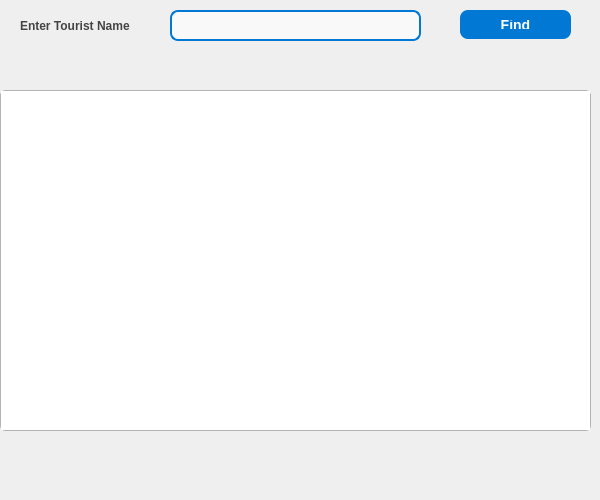
<?xml version="1.0" encoding="UTF-8"?>
<ui version="4.0">
 <class>FindTourist</class>
 <widget class="QDialog" name="FindTourist">
  <property name="geometry">
   <rect>
    <x>0</x>
    <y>0</y>
    <width>600</width>
    <height>500</height>
   </rect>
  </property>
  <property name="maximumSize">
   <size>
    <width>600</width>
    <height>500</height>
   </size>
  </property>
  <property name="windowTitle">
   <string>Dialog</string>
  </property>
  <widget class="QLabel" name="label">
   <property name="geometry">
    <rect>
     <x>20</x>
     <y>10</y>
     <width>131</width>
     <height>31</height>
    </rect>
   </property>
   <property name="styleSheet">
    <string notr="true">        color: #444444;                
        font-family: 'Verdana', sans-serif; 
        font-weight: bold;            
        background-color: transparent; </string>
   </property>
   <property name="text">
    <string>Enter Tourist Name</string>
   </property>
  </widget>
  <widget class="QLineEdit" name="txtTouristfName">
   <property name="geometry">
    <rect>
     <x>170</x>
     <y>10</y>
     <width>251</width>
     <height>31</height>
    </rect>
   </property>
   <property name="maximumSize">
    <size>
     <width>1000</width>
     <height>100</height>
    </size>
   </property>
   <property name="styleSheet">
    <string notr="true">
        background-color: #f9f9f9;      
        color: #333333;                 
        font-size: 14px;                
        font-family: 'Arial', sans-serif; 
        border: 2px solid #0078d4;     
        border-radius: 8px;           
        padding: 8px;                   
   

</string>
   </property>
  </widget>
  <widget class="QPushButton" name="btnFind">
   <property name="geometry">
    <rect>
     <x>460</x>
     <y>10</y>
     <width>111</width>
     <height>29</height>
    </rect>
   </property>
   <property name="styleSheet">
    <string notr="true">
    QPushButton {
        background-color: #0078d4;   
        color: white;                 
        font-size: 14px;               
        font-weight: bold;            
        border: none;               
        border-radius: 8px;            
        padding: 10px 20px;        
}
 
    QPushButton:hover {
        background-color: #005a9e;     
    }


    QPushButton:pressed {
        background-color: #004578;     
    }

 
    QPushButton#btnReset {
        background-color: #f44336;    
        color: white;               
        font-weight: bold;            
        border: none;             
        border-radius: 8px;           
        padding: 10px 20px;          
    }

    QPushButton#btnReset:hover {
        background-color: #d32f2f;   
}
   
    QPushButton#btnReset:pressed {
        background-color: #b71c1c;     
    }
</string>
   </property>
   <property name="text">
    <string>Find</string>
   </property>
  </widget>
  <widget class="QTableView" name="tableView">
   <property name="geometry">
    <rect>
     <x>0</x>
     <y>90</y>
     <width>591</width>
     <height>341</height>
    </rect>
   </property>
   <property name="maximumSize">
    <size>
     <width>16777214</width>
     <height>16777214</height>
    </size>
   </property>
   <property name="styleSheet">
    <string notr="true">QTableView {
        border: 1px solid #b3b3b3;         
        border-radius: 5px;              
          gridline-color: #dcdcdc;      
        font-family: 'Arial', sans-serif;  
        font-size: 14px;               
    }

   
    QHeaderView::section {
        background-color: rgba(160, 160, 160, 0.8); 
        color:            black;                  
        font-weight: bold;                         
        padding: 5px;                             
        border: 1px solid #b3b3b3;                 
    }

    
    QTableView::item {
        selection-background-color: rgba(100, 100, 100, 0.3); 
        selection-color: black;                              
    }
    QTableView::item:alternate {
        background-color: rgba(220, 220, 220, 0.4); 
    }

    QScrollBar:vertical {
        background: rgba(220, 220, 220, 0.5); 
        border: 1px solid #b3b3b3;          
        width: 12px;                        
    }
    QScrollBar::handle:vertical {
        background: rgba(120, 120, 120, 0.8); 
        min-height: 20px;                  
        border-radius: 5px;               
    }
    QScrollBar::add-line:vertical,
    QScrollBar::sub-line:vertical {
        height: 0px;                        
    }

  
    QTableView::item:hover {
        background-color: rgba(180, 180, 180, 0.6); 
        color: black;                             
    }
    QTableView:focus {
        border: 2px solid rgba(120, 120, 120, 0.8); 
    }</string>
   </property>
  </widget>
 </widget>
 <resources/>
 <connections/>
</ui>
